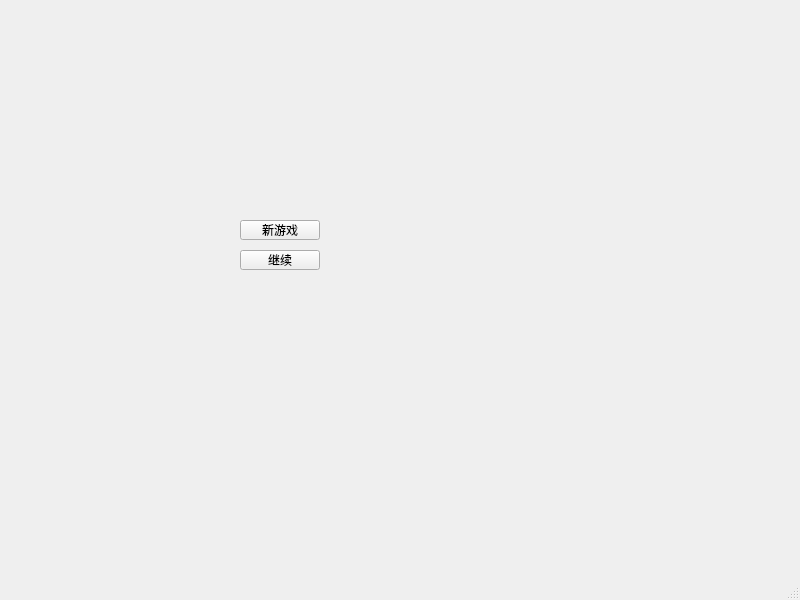
<?xml version="1.0" encoding="UTF-8"?>
<ui version="4.0">
 <class>MainWindow</class>
 <widget class="QMainWindow" name="MainWindow">
  <property name="geometry">
   <rect>
    <x>0</x>
    <y>0</y>
    <width>800</width>
    <height>600</height>
   </rect>
  </property>
  <property name="windowTitle">
   <string>MainWindow</string>
  </property>
  <widget class="QWidget" name="centralwidget">
   <widget class="QPushButton" name="Button_NewGame">
    <property name="geometry">
     <rect>
      <x>240</x>
      <y>220</y>
      <width>80</width>
      <height>20</height>
     </rect>
    </property>
    <property name="text">
     <string>新游戏</string>
    </property>
   </widget>
   <widget class="QPushButton" name="Button_Continue">
    <property name="geometry">
     <rect>
      <x>240</x>
      <y>250</y>
      <width>80</width>
      <height>20</height>
     </rect>
    </property>
    <property name="text">
     <string>继续</string>
    </property>
   </widget>
  </widget>
  <widget class="QMenuBar" name="menubar">
   <property name="geometry">
    <rect>
     <x>0</x>
     <y>0</y>
     <width>800</width>
     <height>21</height>
    </rect>
   </property>
  </widget>
  <widget class="QStatusBar" name="statusbar"/>
 </widget>
 <resources/>
 <connections/>
</ui>
